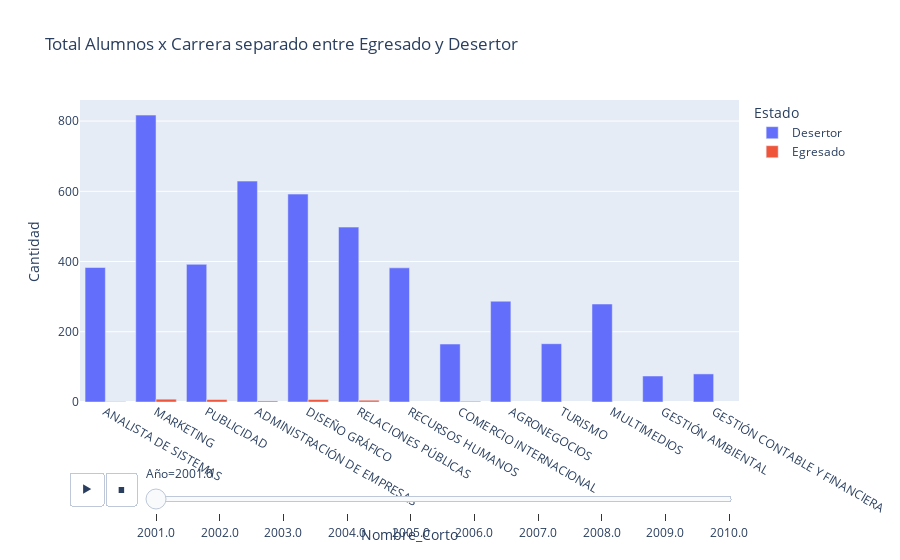

Write notebook code for a chart like this one.
### Markdown cell above
### Total Alumnos x Carrera separado entre Egresado, Desertor y Cursando

### Code cell
df_Estado_Alumno_xCarrera = df_AluMateria.groupby(['Id_Carrera','Año','Estado'])['Id_Alumno'].count().reset_index(name='Cantidad')
df_Estado_Alumno_xCarrera = pd.merge(df_Estado_Alumno_xCarrera,
                        df_Carreras[['Id_Carrera','Nombre_Corto']],
                        how='inner',
                        on=['Id_Carrera'])
px.bar(df_Estado_Alumno_xCarrera, x='Nombre_Corto',y='Cantidad', color='Estado', 
        title='Total Alumnos x Carrera separado entre Egresado y Desertor', 
        animation_frame='Año', 
        barmode='group')

### Figure 1 — Plotly figure (JSON) as saved in the notebook; plotly's stock layout.template omitted (floating-point values rounded to 4 significant figures)
{"data": [{"alignmentgroup": "True", "hovertemplate": "Estado=Desertor<br>Año=2001.0<br>Nombre_Corto=%{x}<br>Cantidad=%{y}<extra></extra>", "legendgroup": "Desertor", "marker": {"color": "#636efa", "pattern": {"shape": ""}}, "name": "Desertor", "offsetgroup": "Desertor", "orientation": "v", "showlegend": true, "textposition": "auto", "type": "bar", "x": ["ANALISTA DE SISTEMAS", "MARKETING", "PUBLICIDAD", "ADMINISTRACIÓN DE EMPRESAS", "DISEÑO GRÁFICO", "RELACIONES PÚBLICAS", "RECURSOS HUMANOS", "COMERCIO INTERNACIONAL", "AGRONEGOCIOS", "TURISMO", "MULTIMEDIOS", "GESTIÓN AMBIENTAL", "GESTIÓN CONTABLE Y FINANCIERA"], "xaxis": "x", "y": [383, 817, 392, 629, 592, 498, 382, 165, 287, 166, 279, 74, 80], "yaxis": "y"}, {"alignmentgroup": "True", "hovertemplate": "Estado=Egresado<br>Año=2001.0<br>Nombre_Corto=%{x}<br>Cantidad=%{y}<extra></extra>", "legendgroup": "Egresado", "marker": {"color": "#EF553B", "pattern": {"shape": ""}}, "name": "Egresado", "offsetgroup": "Egresado", "orientation": "v", "showlegend": true, "textposition": "auto", "type": "bar", "x": ["ANALISTA DE SISTEMAS", "MARKETING", "PUBLICIDAD", "ADMINISTRACIÓN DE EMPRESAS", "DISEÑO GRÁFICO", "RELACIONES PÚBLICAS", "COMERCIO INTERNACIONAL"], "xaxis": "x", "y": [1, 8, 7, 3, 7, 5, 2], "yaxis": "y"}], "layout": {"barmode": "group", "legend": {"title": {"text": "Estado"}, "tracegroupgap": 0}, "sliders": [{"active": 0, "currentvalue": {"prefix": "Año="}, "len": 0.9, "pad": {"b": 10, "t": 60}, "steps": [{"args": [["2001.0"], {"frame": {"duration": 0, "redraw": true}, "fromcurrent": true, "mode": "immediate", "transition": {"duration": 0, "easing": "linear"}}], "label": "2001.0", "method": "animate"}, {"args": [["2002.0"], {"frame": {"duration": 0, "redraw": true}, "fromcurrent": true, "mode": "immediate", "transition": {"duration": 0, "easing": "linear"}}], "label": "2002.0", "method": "animate"}, {"args": [["2003.0"], {"frame": {"duration": 0, "redraw": true}, "fromcurrent": true, "mode": "immediate", "transition": {"duration": 0, "easing": "linear"}}], "label": "2003.0", "method": "animate"}, {"args": [["2004.0"], {"frame": {"duration": 0, "redraw": true}, "fromcurrent": true, "mode": "immediate", "transition": {"duration": 0, "easing": "linear"}}], "label": "2004.0", "method": "animate"}, {"args": [["2005.0"], {"frame": {"duration": 0, "redraw": true}, "fromcurrent": true, "mode": "immediate", "transition": {"duration": 0, "easing": "linear"}}], "label": "2005.0", "method": "animate"}, {"args": [["2006.0"], {"frame": {"duration": 0, "redraw": true}, "fromcurrent": true, "mode": "immediate", "transition": {"duration": 0, "easing": "linear"}}], "label": "2006.0", "method": "animate"}, {"args": [["2007.0"], {"frame": {"duration": 0, "redraw": true}, "fromcurrent": true, "mode": "immediate", "transition": {"duration": 0, "easing": "linear"}}], "label": "2007.0", "method": "animate"}, {"args": [["2008.0"], {"frame": {"duration": 0, "redraw": true}, "fromcurrent": true, "mode": "immediate", "transition": {"duration": 0, "easing": "linear"}}], "label": "2008.0", "method": "animate"}, {"args": [["2009.0"], {"frame": {"duration": 0, "redraw": true}, "fromcurrent": true, "mode": "immediate", "transition": {"duration": 0, "easing": "linear"}}], "label": "2009.0", "method": "animate"}, {"args": [["2010.0"], {"frame": {"duration": 0, "redraw": true}, "fromcurrent": true, "mode": "immediate", "transition": {"duration": 0, "easing": "linear"}}], "label": "2010.0", "method": "animate"}], "x": 0.1, "xanchor": "left", "y": 0, "yanchor": "top"}], "title": {"text": "Total Alumnos x Carrera separado entre Egresado y Desertor"}, "updatemenus": [{"buttons": [{"args": [null, {"frame": {"duration": 500, "redraw": true}, "fromcurrent": true, "mode": "immediate", "transition": {"duration": 500, "easing": "linear"}}], "label": "&#9654;", "method": "animate"}, {"args": [[null], {"frame": {"duration": 0, "redraw": true}, "fromcurrent": true, "mode": "immediate", "transition": {"duration": 0, "easing": "linear"}}], "label": "&#9724;", "method": "animate"}], "direction": "left", "pad": {"r": 10, "t": 70}, "showactive": false, "type": "buttons", "x": 0.1, "xanchor": "right", "y": 0, "yanchor": "top"}], "xaxis": {"anchor": "y", "domain": [0, 1], "title": {"text": "Nombre_Corto"}}, "yaxis": {"anchor": "x", "domain": [0, 1], "title": {"text": "Cantidad"}}}}
